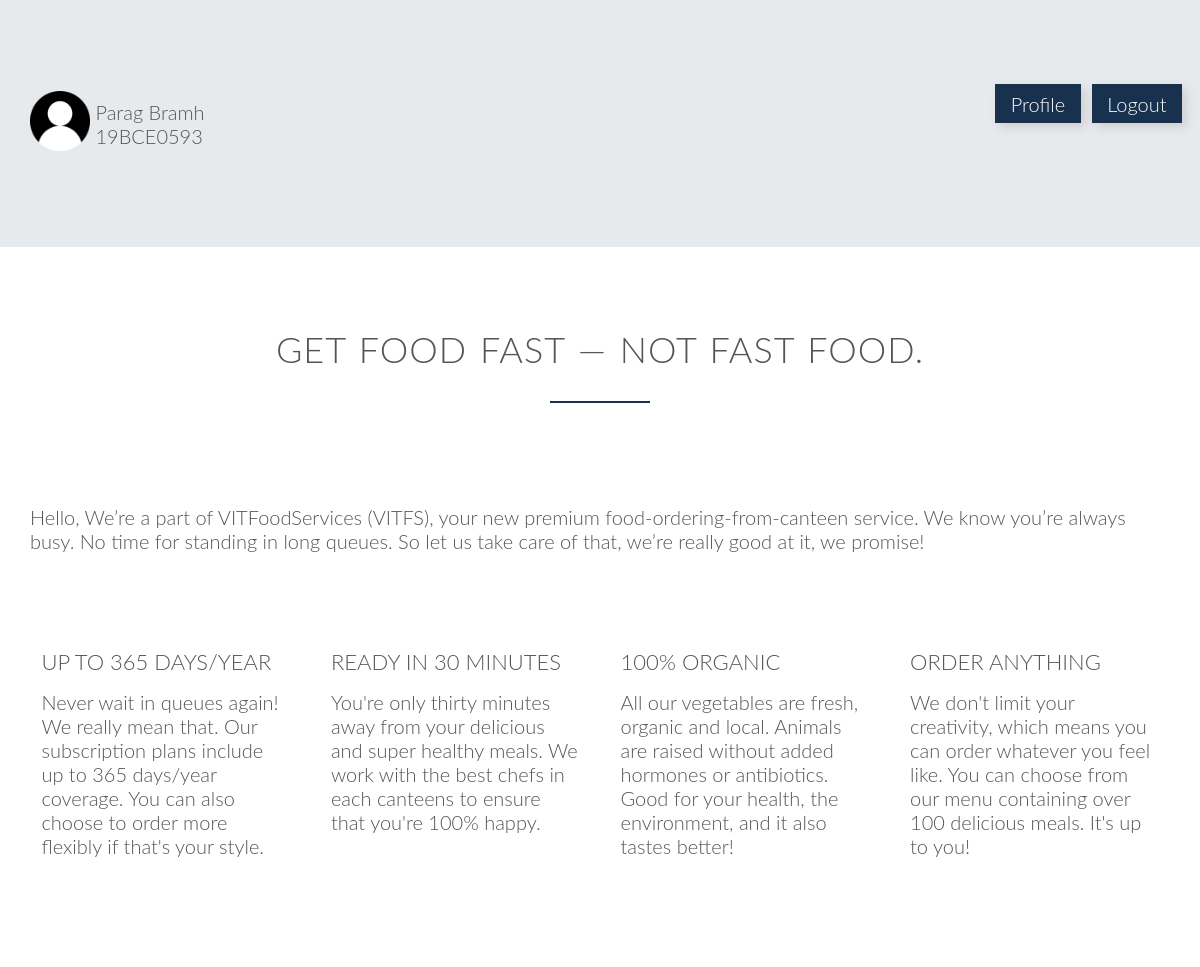
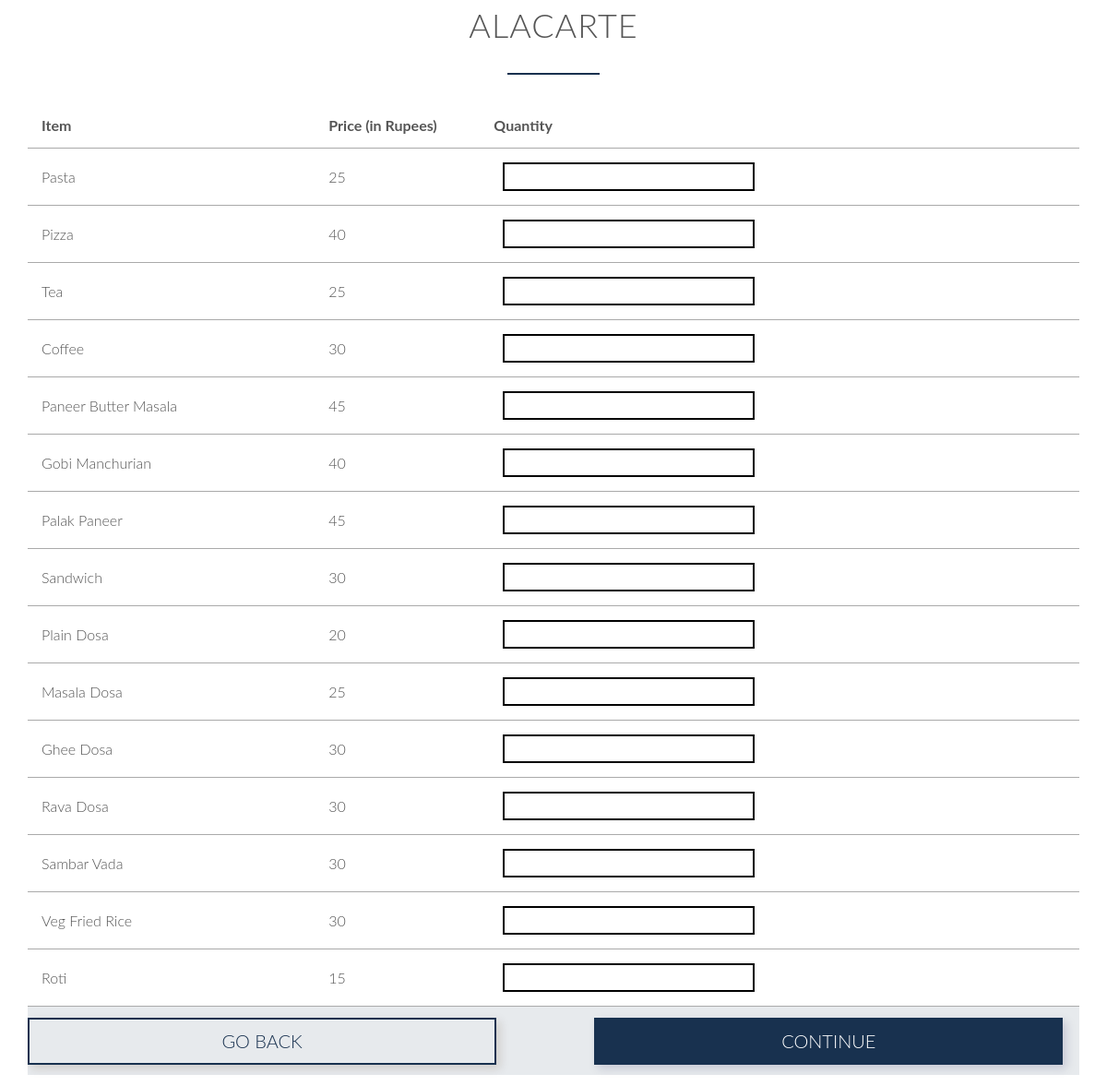
The app's page /alasjt.php (signed in) with its own data (2 pictures, top to bottom).
### tables this page shows
CREATE TABLE `customer` (
  `custid` varchar(10) NOT NULL,
  `name` varchar(25) DEFAULT NULL,
  `wallet` int(11) DEFAULT NULL,
  `hblock` varchar(2) DEFAULT NULL,
  `hroom` int(11) DEFAULT NULL,
  `phone` decimal(30,0) DEFAULT NULL
);

CREATE TABLE `sjtalacarte` (
  `iid` int(11) NOT NULL,
  `name` varchar(30) DEFAULT NULL,
  `price` int(11) DEFAULT NULL,
  `time` int(11) NOT NULL
);

### alasjt.php (the view, shortened to what this page needs)
<!DOCTYPE html>
<?php
    include('sessioncust.php');
    $uname = $_SESSION['login_user'];
    $sql = "SELECT * from customer where custid='$uname'";
    $result = mysqli_query($db,$sql);
    $row = mysqli_fetch_array($result,MYSQLI_ASSOC);
?>
<html>
    <head>
        <link rel="stylesheet" type="text/css" href="css/style.css">
        <link rel="stylesheet" type="text/css" href="css/grid.css">
    </head>
    <body>
        <section class="section-plans">
            <div class="row">
                <div class="col span-10-of-12">
                    <img src="images/person.png" style="border-radius: 20%; width: 5vw;">
                    <div style="display: inline-block; vertical-align: super"><?php echo $row['name']?><br><?php echo $row['custid']?></div>
                </div>
                <div class="col span-1-of-12"><a style="text-decoration: none; background-color: #18314f; padding: 10% 20%; color: white; vertical-align: text-bottom; margin-top: 20%; margin-bottom: 20%; box-shadow: 4px 4px 10px rgba(72, 39, 10, 0.15)" href="profile.php">Profile</a></div>
                <div class="col span-1-of-12"><a style="text-decoration: none; background-color: #18314f; padding: 10% 20%; color: white; vertical-align: text-bottom; margin-top: 20%; margin-bottom: 20%; box-shadow: 4px 4px 10px rgba(72, 39, 10, 0.15)" href="index.php">Logout</a></div>
            </div>
        </section>
        <section class="section-features">
			<div class="row">
				<h2>Get food fast &mdash; not fast food.</h2>
            <br><br><br>
				<p class="long-feat">
					Hello, We’re a part of VITFoodServices (VITFS), your new premium food-ordering-from-canteen service. We know you’re always busy. No time for standing in long queues. So let us take care of that, we’re really good at it, we promise!
				</p>
			</div>
            <br><br><br>
			<div class="row">
				<div class="col span-1-of-4 box">
					<h3>Up to 365 days/year</h3>
					<p>
						Never wait in queues again! We really mean that. Our subscription plans include up to 365 days/year coverage. You can also choose to order more flexibly if that's your style.
					</p>
				</div>
				<div class="col span-1-of-4 box">
					<h3>Ready in 30 minutes</h3>
					<p>
						You're only thirty minutes away from your delicious and super healthy meals. We work with the best chefs in each canteens to ensure that you're 100% happy.
					</p>
				</div>
				<div class="col span-1-of-4 box">
					<h3>100% organic</h3>
					<p>
						All our vegetables are fresh, organic and local. Animals are raised without added hormones or antibiotics. Good for your health, the environment, and it also tastes better!
					</p>
				</div>
				<div class="col span-1-of-4 box">
					<h3>Order anything</h3>
					<p>
						We don't limit your creativity, which means you can order whatever you feel like. You can choose from our menu containing over 100 delicious meals. It's up to you!
					</p>
				</div>
			</div>
		</section>
        <section class="section-cant">
            <div class="row">
                <h2>ALAcarte</h2>
            </div>
            <div class="row">
                <form method="post" id="sjt" name="sjt" action="<?php $_PHP_SELF ?>">
                <table style="font-family: 'Lato','Arial', sans-serif;">
                    <tr>
                        <td width=150><strong>Item</strong></td>
                        <td width=15><strong>Price (in Rupees)</strong></td>
                        <td width=15><strong>Quantity</strong></td>
                    </tr>
                    <?php
                        $ala = "SELECT * from sjtalacarte";
                        $res = mysqli_query($db,$ala);
                        while($item = mysqli_fetch_array($res, MYSQLI_ASSOC)){
                            echo "<tr><td>".$item['name']."</td><td>".$item['price']."</td><td align=\"center\"><input type=\"numeric\" class=\"btnsmall\" id=\"".$item['iid']."\" name =\"".$item['iid']."\"></td>";
                        }
                    ?>
                </table>
                <div class="section-plans">
                <div class="row">
                <a style="text-decoration: none; color:#18314f;" href="homepage.php">
                    <div class="col span-5-of-11" style="box-shadow: 4px 4px 10px rgba(72, 39, 10, 0.15); text-align: center; padding: 1%;border: 2px solid #18314f;font-family: 'Lato','Arial', sans-serif;font-weight: 300;font-size: 20px;">
                        GO BACK
                    </div>
                </a>
                <div class="col"> &nbsp;&nbsp;&nbsp;&nbsp;&nbsp;&nbsp;&nbsp;&nbsp;&nbsp;&nbsp;&nbsp;&nbsp;&nbsp;&nbsp;&nbsp;&nbsp;</div>
                    <button class="col span-5-of-11" style="box-shadow: 4px 4px 10px rgba(12, 10, 72, 0.15); text-align: center; padding: 1%;border: 2px solid #18314f;background-color: #18314f; color: white; font-family: 'Lato','Arial', sans-serif;font-weight: 300;font-size: 20px;" type="submit" id="Submit" name="Submit" for="sjt">
                        CONTINUE
                    </button>
                </div>
                </div>
                </form>
            </div>
        </section>
   </body>
</html>

### css/style.css (style rules this page uses)
* { margin:0; padding: 0; -webkit-box-sizing: border-box; box-sizing: border-box; }
html, body { background-color: #fff; color: #555; font-family: 'Lato','Arial', sans-serif; font-weight: 300; font-size: 20px; text-rendering: optimizeLegibility; overflow-x: hidden; }
.row { max-width: 1140px; margin: 0 auto; }
section { padding: 80px 0px; }
.box { padding:1%; }
h1, h2, h3 { font-weight: 300; text-transform: uppercase; }
h2 { font-size: 180%; word-spacing: 2px; text-align: center; margin-bottom: 30px; letter-spacing: 1px; }
h3 { font-size: 110%; margin-bottom: 15px; }
h2:after { display: block; height: 2px; background-color: #18314f; content: " "; width: 100px; margin: 0 auto; margin-top: 30px; }
.btnsmall { background-color: inherit; color: #000; text-decoration: none; font-size: 20px; border: 2px solid #000; margin-left: 10px; display: inline-block; padding: 2px; }
table { border:none; width: 100%; border-collapse: collapse; }
th, td { padding: 15px; text-align: left; vertical-align: middle; border: none; border-bottom: 1px solid #aaaaaa; }
.section-cant { padding: 1%; }
.section-plans { background-color: rgba(24, 49, 79, 0.1); }
form { font-size: 80%; }

### css/grid.css (style rules this page uses)
.row { zoom: 1; }
.row:before, .row:after { content:""; display:table; }
.row:after { clear:both; }
.col { display: block; float:left; margin: 1% 0 1% 1.6%; }
.col:first-child { margin-left: 0; }
.span-1-of-4 { width: 23.8%; }
.span-5-of-11 { width: 44.58%; }
.span-10-of-12 { width: 83.06%; }
.span-1-of-12 { width: 6.86%; }

### records on screen
customer: name "Parag Bramh", custid "19BCE0593"
sjtalacarte: name "Pasta", price "25"
sjtalacarte: name "Pizza", price "40"
sjtalacarte: name "Tea", price "25"
sjtalacarte: name "Coffee", price "30"
sjtalacarte: name "Paneer Butter Masala", price "45"
sjtalacarte: name "Gobi Manchurian", price "40"
sjtalacarte: name "Palak Paneer", price "45"
sjtalacarte: name "Sandwich", price "30"
sjtalacarte: name "Plain Dosa", price "20"
sjtalacarte: name "Masala Dosa", price "25"
sjtalacarte: name "Ghee Dosa", price "30"
sjtalacarte: name "Rava Dosa", price "30"
sjtalacarte: name "Sambar Vada", price "30"
sjtalacarte: name "Veg Fried Rice", price "30"
sjtalacarte: name "Roti", price "15"
